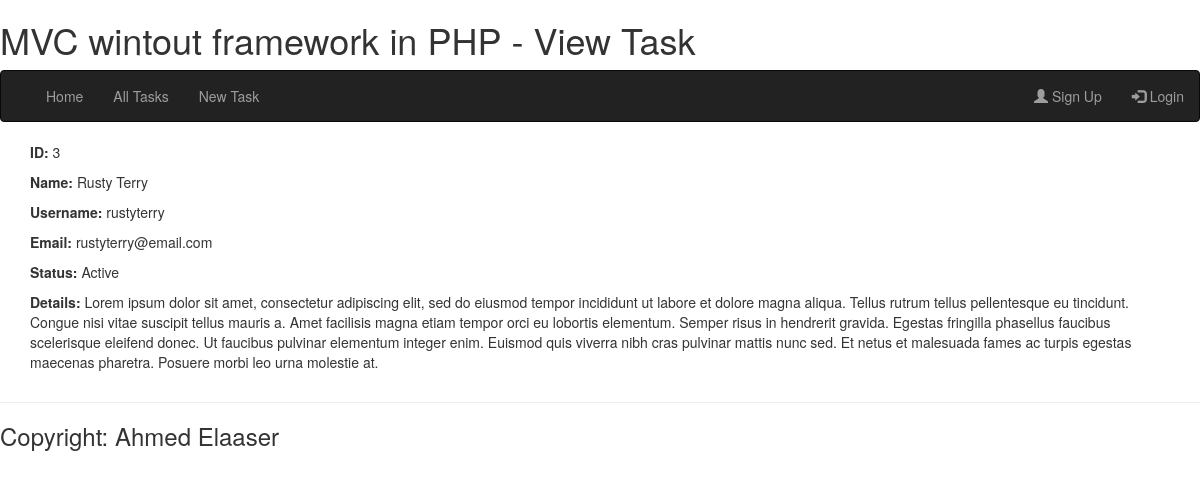
The app's page /task?id=3 with its own data.
### tables this page shows
CREATE TABLE IF NOT EXISTS `tasks` (
  `id` int(11) NOT NULL AUTO_INCREMENT,
  `name` varchar(255) NOT NULL,
  `username` varchar(255) DEFAULT NULL,
  `email` varchar(255) NOT NULL,
  `task` mediumtext NOT NULL,
  `status` int(11) NOT NULL DEFAULT '0',
  PRIMARY KEY (`id`),
  KEY `name` (`name`)
);

### app/app.php (called while the page is built, shortened)
<?PHP
require '../config.php';
require "../routes/route.php";

### www/index.php (called while the page is built, shortened)
<?php
require "../app/app.php";
?>

### config.php (called while the page is built, shortened)
<?php
$dbconfig['server'] = "localhost";
$dbconfig['name'] = "database";
$dbconfig['username'] = "username";
$dbconfig['password'] = "password";
$dbconfig['charset'] = "utf8";

### model/database.php (called while the page is built, shortened)
<?php
class DB
{
    private $pdo = null;
    public function __construct()
    {
        global $dbconfig;
        try {
            $this->pdo = new PDO(
                "mysql:host=" . $dbconfig['server'] . ";dbname=" . $dbconfig['name'] . ";charset=" . $dbconfig['charset'], $dbconfig['username'], $dbconfig['password'],
                [
                    PDO::ATTR_ERRMODE => PDO::ERRMODE_EXCEPTION,
                    PDO::ATTR_DEFAULT_FETCH_MODE => PDO::FETCH_ASSOC,
                    PDO::ATTR_EMULATE_PREPARES => false,
                ]
            );
        } catch (Exception $ex) {die($ex->getMessage());}
    }
    public function select($sql, $cond = null)
    {
        $result = false;
        try {
            $this->stmt = $this->pdo->prepare($sql);
            $this->stmt->execute($cond);
            $result = $this->stmt->fetchAll();
        } catch (Exception $ex) {die($ex->getMessage());}
        return $result;
    }
}

### controller/tasks.php (called while the page is built, shortened)
<?php
class Tasks extends DB
{
    public function view()
    {
        global $get_order;
        if (isset($get_order['id'])) {
            return $this->select("SELECT * FROM `tasks` where id = " . $get_order['id']);
        }
    }
}

### views/task.php (the view, shortened to what this page needs)
<?php
require "layout/header.php";
?>
<div class="container">
<?php
if (isset($get_order['id'])) {
    require "../model/database.php";
    require "../controller/tasks.php";
    $tasks = new Tasks();
    foreach ($tasks->view() as $u) {
        echo "<p><b>ID: </b>" . $u['id'] . "</p>";
        echo "<p><b>Name: </b>" . $u['name'] . "</p>";
        echo "<p><b>Username: </b>" . $u['username'] . "</p>";
        echo "<p><b>Email: </b>" . $u['email'] . "</p>";
        echo "<p><b>Status: </b>";
        if ($u['status'] == 0) {
            echo "Active </p>";
        } else {
            echo "Not Active </p>";
        }
        echo "<p><b>Details: </b>" . $u['task'] . "</p>";
    }
}
?>
</div>
<?php
require "layout/footer.php";
?>

### records on screen
tasks: id "3", name "Rusty Terry", username "rustyterry", email "rustyterry@email.com", status "Active", task "Lorem ipsum dolor sit amet, consectetur adipiscing elit, sed do eiusmod tempor incididunt ut labore et dolore magna aliqua. Tellus rutrum tellus pellentesque eu tincidunt. Congue nisi vitae suscipit tellus mauris a. Amet facilisis magna etiam tempor orci eu lobortis elementum. Semper risus in hendrerit gravida. Egestas fringilla phasellus faucibus scelerisque eleifend donec. Ut faucibus pulvinar elementum integer enim. Euismod quis viverra nibh cras pulvinar mattis nunc sed. Et netus et malesuada fames ac turpis egestas maecenas pharetra. Posuere morbi leo urna molestie at."

### other values on screen
$site_title "MVC wintout framework in PHP"
$page_title "View Task"
